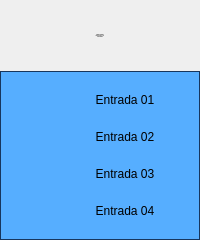
<?xml version="1.0" encoding="UTF-8"?>
<ui version="4.0">
 <class>Form</class>
 <widget class="QWidget" name="Form">
  <property name="geometry">
   <rect>
    <x>0</x>
    <y>0</y>
    <width>200</width>
    <height>240</height>
   </rect>
  </property>
  <property name="minimumSize">
   <size>
    <width>200</width>
    <height>240</height>
   </size>
  </property>
  <property name="maximumSize">
   <size>
    <width>200</width>
    <height>240</height>
   </size>
  </property>
  <property name="windowTitle">
   <string>Cartão 5069-IY4 04 Controladora</string>
  </property>
  <layout class="QVBoxLayout" name="verticalLayout">
   <property name="spacing">
    <number>0</number>
   </property>
   <property name="leftMargin">
    <number>0</number>
   </property>
   <property name="topMargin">
    <number>0</number>
   </property>
   <property name="rightMargin">
    <number>0</number>
   </property>
   <property name="bottomMargin">
    <number>0</number>
   </property>
   <item>
    <layout class="QVBoxLayout" name="verticalLayout_2">
     <property name="spacing">
      <number>0</number>
     </property>
     <item>
      <widget class="PyDMLabel" name="PyDMLabel_2">
       <property name="maximumSize">
        <size>
         <width>16777215</width>
         <height>71</height>
        </size>
       </property>
       <property name="font">
        <font>
         <pointsize>-1</pointsize>
        </font>
       </property>
       <property name="toolTip">
        <string/>
       </property>
       <property name="styleSheet">
        <string notr="true">PyDMLabel {
 qproperty-alignment: AlignCenter;
 border: 1px solid #FF17365D;
 background-color: #FF17365D;
 color: rgb(255, 255, 255);
 min-height: 65px;
 max-height: 65px;
 font-size: 14px;
}
</string>
       </property>
       <property name="text">
        <string>Falhas Hardware
Cartão 5069-IY4 04
Controladora</string>
       </property>
       <property name="alignment">
        <set>Qt::AlignCenter</set>
       </property>
      </widget>
     </item>
     <item>
      <widget class="QFrame" name="frame">
       <property name="styleSheet">
        <string notr="true">QFrame#frame{
     border: 1px solid #FF17365D;
	 background-color: #56aeff;
}

PyDMByteIndicator {
  min-height: 1.50em;
  max-height: 1.50em;
  min-width: 1.50em;
}</string>
       </property>
       <property name="frameShape">
        <enum>QFrame::StyledPanel</enum>
       </property>
       <property name="frameShadow">
        <enum>QFrame::Raised</enum>
       </property>
       <layout class="QVBoxLayout" name="verticalLayout_3">
        <property name="spacing">
         <number>0</number>
        </property>
        <property name="leftMargin">
         <number>0</number>
        </property>
        <property name="topMargin">
         <number>0</number>
        </property>
        <property name="rightMargin">
         <number>0</number>
        </property>
        <property name="bottomMargin">
         <number>0</number>
        </property>
        <item>
         <layout class="QGridLayout" name="gridLayout">
          <property name="leftMargin">
           <number>5</number>
          </property>
          <property name="topMargin">
           <number>5</number>
          </property>
          <property name="rightMargin">
           <number>5</number>
          </property>
          <property name="bottomMargin">
           <number>5</number>
          </property>
          <property name="horizontalSpacing">
           <number>5</number>
          </property>
          <property name="verticalSpacing">
           <number>10</number>
          </property>
          <item row="0" column="0">
           <widget class="PyDMByteIndicator" name="PyDMByteIndicator">
            <property name="sizePolicy">
             <sizepolicy hsizetype="Fixed" vsizetype="Fixed">
              <horstretch>0</horstretch>
              <verstretch>0</verstretch>
             </sizepolicy>
            </property>
            <property name="minimumSize">
             <size>
              <width>27</width>
              <height>27</height>
             </size>
            </property>
            <property name="maximumSize">
             <size>
              <width>30</width>
              <height>27</height>
             </size>
            </property>
            <property name="toolTip">
             <string/>
            </property>
            <property name="channel" stdset="0">
             <string>ca://RA-RaSIA02:RF-IntlkCtrl:InAng04-Mon.VAL</string>
            </property>
            <property name="onColor" stdset="0">
             <color>
              <red>255</red>
              <green>0</green>
              <blue>0</blue>
             </color>
            </property>
            <property name="offColor" stdset="0">
             <color>
              <red>0</red>
              <green>255</green>
              <blue>0</blue>
             </color>
            </property>
            <property name="showLabels" stdset="0">
             <bool>false</bool>
            </property>
            <property name="circles" stdset="0">
             <bool>true</bool>
            </property>
           </widget>
          </item>
          <item row="2" column="0">
           <widget class="PyDMByteIndicator" name="PyDMByteIndicator_2">
            <property name="sizePolicy">
             <sizepolicy hsizetype="Fixed" vsizetype="Fixed">
              <horstretch>0</horstretch>
              <verstretch>0</verstretch>
             </sizepolicy>
            </property>
            <property name="minimumSize">
             <size>
              <width>27</width>
              <height>27</height>
             </size>
            </property>
            <property name="maximumSize">
             <size>
              <width>30</width>
              <height>27</height>
             </size>
            </property>
            <property name="toolTip">
             <string/>
            </property>
            <property name="channel" stdset="0">
             <string>ca://RA-RaSIA02:RF-IntlkCtrl:InAng06-Mon.VAL</string>
            </property>
            <property name="onColor" stdset="0">
             <color>
              <red>255</red>
              <green>0</green>
              <blue>0</blue>
             </color>
            </property>
            <property name="offColor" stdset="0">
             <color>
              <red>0</red>
              <green>255</green>
              <blue>0</blue>
             </color>
            </property>
            <property name="showLabels" stdset="0">
             <bool>false</bool>
            </property>
            <property name="circles" stdset="0">
             <bool>true</bool>
            </property>
           </widget>
          </item>
          <item row="0" column="1">
           <widget class="PyDMLabel" name="PyDMLabel">
            <property name="sizePolicy">
             <sizepolicy hsizetype="Fixed" vsizetype="Fixed">
              <horstretch>0</horstretch>
              <verstretch>0</verstretch>
             </sizepolicy>
            </property>
            <property name="minimumSize">
             <size>
              <width>100</width>
              <height>25</height>
             </size>
            </property>
            <property name="maximumSize">
             <size>
              <width>100</width>
              <height>25</height>
             </size>
            </property>
            <property name="toolTip">
             <string/>
            </property>
            <property name="text">
             <string>Entrada 01</string>
            </property>
            <property name="alignment">
             <set>Qt::AlignCenter</set>
            </property>
            <property name="channel" stdset="0">
             <string/>
            </property>
           </widget>
          </item>
          <item row="3" column="1">
           <widget class="PyDMLabel" name="PyDMLabel_5">
            <property name="sizePolicy">
             <sizepolicy hsizetype="Fixed" vsizetype="Fixed">
              <horstretch>0</horstretch>
              <verstretch>0</verstretch>
             </sizepolicy>
            </property>
            <property name="minimumSize">
             <size>
              <width>100</width>
              <height>25</height>
             </size>
            </property>
            <property name="maximumSize">
             <size>
              <width>100</width>
              <height>25</height>
             </size>
            </property>
            <property name="toolTip">
             <string/>
            </property>
            <property name="text">
             <string>Entrada 04</string>
            </property>
            <property name="alignment">
             <set>Qt::AlignCenter</set>
            </property>
           </widget>
          </item>
          <item row="3" column="0">
           <widget class="PyDMByteIndicator" name="PyDMByteIndicator_3">
            <property name="sizePolicy">
             <sizepolicy hsizetype="Fixed" vsizetype="Fixed">
              <horstretch>0</horstretch>
              <verstretch>0</verstretch>
             </sizepolicy>
            </property>
            <property name="minimumSize">
             <size>
              <width>27</width>
              <height>27</height>
             </size>
            </property>
            <property name="maximumSize">
             <size>
              <width>30</width>
              <height>27</height>
             </size>
            </property>
            <property name="toolTip">
             <string/>
            </property>
            <property name="channel" stdset="0">
             <string>ca://RA-RaSIA02:RF-IntlkCtrl:InAng07-Mon.VAL</string>
            </property>
            <property name="onColor" stdset="0">
             <color>
              <red>255</red>
              <green>0</green>
              <blue>0</blue>
             </color>
            </property>
            <property name="offColor" stdset="0">
             <color>
              <red>0</red>
              <green>255</green>
              <blue>0</blue>
             </color>
            </property>
            <property name="showLabels" stdset="0">
             <bool>false</bool>
            </property>
            <property name="circles" stdset="0">
             <bool>true</bool>
            </property>
           </widget>
          </item>
          <item row="1" column="0">
           <widget class="PyDMByteIndicator" name="PyDMByteIndicator_4">
            <property name="sizePolicy">
             <sizepolicy hsizetype="Fixed" vsizetype="Fixed">
              <horstretch>0</horstretch>
              <verstretch>0</verstretch>
             </sizepolicy>
            </property>
            <property name="minimumSize">
             <size>
              <width>27</width>
              <height>27</height>
             </size>
            </property>
            <property name="maximumSize">
             <size>
              <width>30</width>
              <height>27</height>
             </size>
            </property>
            <property name="toolTip">
             <string/>
            </property>
            <property name="channel" stdset="0">
             <string>ca://RA-RaSIA02:RF-IntlkCtrl:InAng05-Mon.VAL</string>
            </property>
            <property name="onColor" stdset="0">
             <color>
              <red>255</red>
              <green>0</green>
              <blue>0</blue>
             </color>
            </property>
            <property name="offColor" stdset="0">
             <color>
              <red>0</red>
              <green>255</green>
              <blue>0</blue>
             </color>
            </property>
            <property name="showLabels" stdset="0">
             <bool>false</bool>
            </property>
            <property name="circles" stdset="0">
             <bool>true</bool>
            </property>
           </widget>
          </item>
          <item row="2" column="1">
           <widget class="PyDMLabel" name="PyDMLabel_4">
            <property name="sizePolicy">
             <sizepolicy hsizetype="Fixed" vsizetype="Fixed">
              <horstretch>0</horstretch>
              <verstretch>0</verstretch>
             </sizepolicy>
            </property>
            <property name="minimumSize">
             <size>
              <width>100</width>
              <height>25</height>
             </size>
            </property>
            <property name="maximumSize">
             <size>
              <width>100</width>
              <height>25</height>
             </size>
            </property>
            <property name="toolTip">
             <string/>
            </property>
            <property name="text">
             <string>Entrada 03</string>
            </property>
            <property name="alignment">
             <set>Qt::AlignCenter</set>
            </property>
           </widget>
          </item>
          <item row="1" column="1">
           <widget class="PyDMLabel" name="PyDMLabel_3">
            <property name="sizePolicy">
             <sizepolicy hsizetype="Fixed" vsizetype="Fixed">
              <horstretch>0</horstretch>
              <verstretch>0</verstretch>
             </sizepolicy>
            </property>
            <property name="minimumSize">
             <size>
              <width>100</width>
              <height>25</height>
             </size>
            </property>
            <property name="maximumSize">
             <size>
              <width>100</width>
              <height>25</height>
             </size>
            </property>
            <property name="toolTip">
             <string/>
            </property>
            <property name="text">
             <string>Entrada 02</string>
            </property>
            <property name="alignment">
             <set>Qt::AlignCenter</set>
            </property>
           </widget>
          </item>
         </layout>
        </item>
       </layout>
      </widget>
     </item>
    </layout>
   </item>
  </layout>
 </widget>
 <customwidgets>
  <customwidget>
   <class>PyDMLabel</class>
   <extends>QLabel</extends>
   <header>pydm.widgets.label</header>
  </customwidget>
  <customwidget>
   <class>PyDMByteIndicator</class>
   <extends>QWidget</extends>
   <header>pydm.widgets.byte</header>
  </customwidget>
 </customwidgets>
 <resources/>
 <connections/>
</ui>
